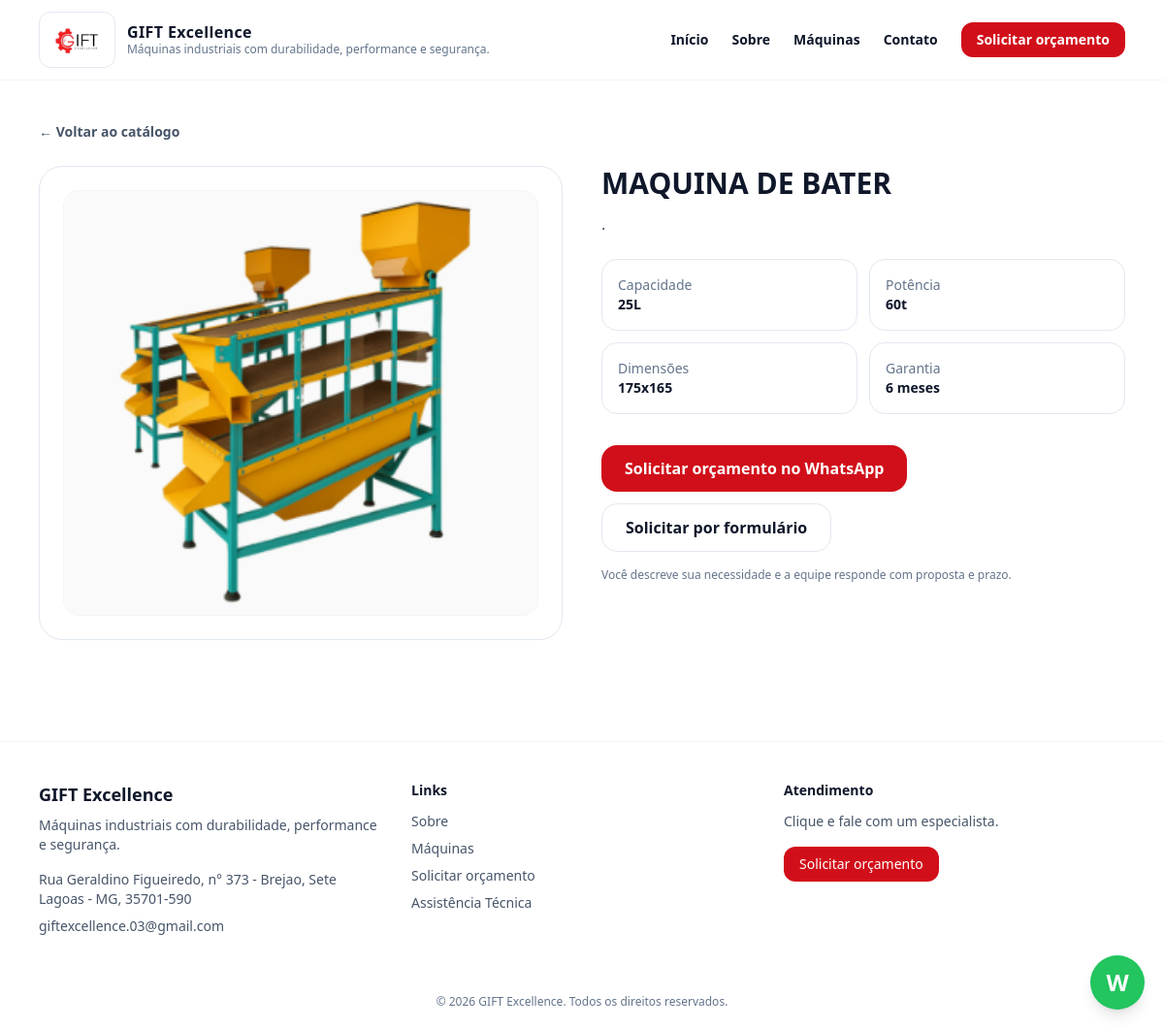
Screenshot of /maquinas/maquina-de-bater/ with the database file from the repository.
### core/models.py (models this page shows, shortened)
class SiteSettings(models.Model):
    site_name = models.CharField(max_length=120, default="GIFT Excellence")
    site_tagline = models.CharField(max_length=200, blank=True)
    whatsapp_number = models.CharField(
        max_length=30,
        blank=True,
        help_text="Somente números com DDI. Ex: 5531999999999",
    )
    contact_phone = models.CharField(max_length=40, blank=True)
    contact_email = models.EmailField(blank=True)
    address_text = models.CharField(max_length=220, blank=True)
    google_maps_embed_url = models.URLField(blank=True)
    updated_at = models.DateTimeField(auto_now=True)
    class Meta:
        verbose_name = "Configurações do Site"
        verbose_name_plural = "Configurações do Site"
    @classmethod
    def get_solo(cls):
        obj, created = cls.objects.get_or_create(pk=1)
        return obj

class Machine(models.Model):
    name = models.CharField(max_length=140)
    slug = models.SlugField(unique=True)
    short_description = models.CharField(max_length=220, blank=True)
    description = models.TextField(blank=True)
    capacity = models.CharField(max_length=120, blank=True)
    power = models.CharField(max_length=120, blank=True)
    dimensions = models.CharField(max_length=140, blank=True)
    warranty = models.CharField(max_length=120, blank=True)
    image = models.ImageField(upload_to="machines/", blank=True, null=True)
    is_featured = models.BooleanField(default=False)
    order = models.PositiveIntegerField(default=0)
    class Meta:
        ordering = ["order", "name"]

### core/views.py (the view)
# urls.py: path("maquinas/<slug:slug>/", views.machine_detail, name="machine_detail"),
def machine_detail(request: HttpRequest, slug: str) -> HttpResponse:
    machine = get_object_or_404(Machine, slug=slug)
    wa = _wa_link(
        f"Olá! Quero solicitar orçamento da máquina: {machine.name}. "
        f"Minha empresa é: ____ / Cidade: ____ / Volume de produção: ____"
    )
    return render(request, "core/machine_detail.html", {"machine": machine, "wa_link": wa})

### core/views.py (called while the page is built)
def _wa_link(text: str) -> str:
    num = getattr(settings, "WHATSAPP_NUMBER", "")
    return f"https://wa.me/{num}?text={quote(text)}" if num else "#"

### templates/core/machine_detail.html
{% extends "base.html" %}
{% block content %}
<section class="max-w-6xl mx-auto px-4 py-10">
  <a href="{% url 'machines' %}" class="text-sm font-bold text-slate-600 hover:text-[var(--brand)]">← Voltar ao catálogo</a>
  <div class="mt-6 grid lg:grid-cols-2 gap-10 items-start">
    <div class="rounded-3xl border border-slate-200 bg-white p-6">
      {% if machine.image %}
        <img src="{{ machine.image.url }}" class="w-full rounded-2xl border border-slate-100" alt="{{ machine.name }}"/>
      {% else %}
        <div class="aspect-[16/10] rounded-2xl bg-slate-50 border border-slate-200 flex items-center justify-center text-sm text-slate-500">
          Sem imagem (adicione no admin).
        </div>
      {% endif %}
    </div>
    <div>
      <h1 class="text-3xl font-black">{{ machine.name }}</h1>
      <p class="mt-3 text-slate-600">{{ machine.description|linebreaksbr }}</p>
      <div class="mt-6 grid sm:grid-cols-2 gap-3 text-sm">
        <div class="p-4 rounded-2xl border border-slate-200 bg-white">
          <div class="text-slate-500">Capacidade</div>
          <div class="font-black">{{ machine.capacity|default:"—" }}</div>
        </div>
        <div class="p-4 rounded-2xl border border-slate-200 bg-white">
          <div class="text-slate-500">Potência</div>
          <div class="font-black">{{ machine.power|default:"—" }}</div>
        </div>
        <div class="p-4 rounded-2xl border border-slate-200 bg-white">
          <div class="text-slate-500">Dimensões</div>
          <div class="font-black">{{ machine.dimensions|default:"—" }}</div>
        </div>
        <div class="p-4 rounded-2xl border border-slate-200 bg-white">
          <div class="text-slate-500">Garantia</div>
          <div class="font-black">{{ machine.warranty|default:"—" }}</div>
        </div>
      </div>
      <div class="mt-8 flex flex-wrap gap-3">
        <a class="px-6 py-3 rounded-2xl btn-primary text-white font-bold" href="{{ wa_link }}">
          Solicitar orçamento no WhatsApp
        </a>
        <a class="px-6 py-3 rounded-2xl border border-slate-200 bg-white font-bold hover:shadow" href="{% url 'request_quote' %}">
          Solicitar por formulário
        </a>
      </div>
      <p class="mt-4 text-xs text-slate-500">
        Você descreve sua necessidade e a equipe responde com proposta e prazo.
      </p>
    </div>
  </div>
</section>
{% endblock %}

### templates/base.html (shortened to what this page needs)
{% load static %}
<!doctype html>
<html lang="pt-br">
<head>
  <script src="https://cdn.tailwindcss.com"></script>
</head>
<body class="bg-white text-slate-900">
  <header class="sticky top-0 z-50 bg-white/90 backdrop-blur border-b border-slate-100">
    <div class="max-w-6xl mx-auto px-4 py-3 flex items-center justify-between">
      <a href="{% url 'home' %}" class="flex items-center gap-3">
        <span class="inline-flex items-center justify-center rounded-xl border border-slate-200 bg-white p-2">
  <img src="{% static 'img/logo.png' %}" alt="{{ SITE_NAME }}" class="h-10 w-auto block" />
</span>
        <div class="leading-tight">
          <div class="font-black tracking-wide">{{ SITE_NAME }}</div>
          <div class="text-xs text-slate-500 hidden sm:block">{{ SITE_TAGLINE }}</div>
        </div>
      </a>
      <nav class="hidden md:flex items-center gap-6 text-sm font-semibold">
        <a class="hover:text-[var(--brand)]" href="{% url 'home' %}">Início</a>
        <a class="hover:text-[var(--brand)]" href="{% url 'about' %}">Sobre</a>
        <a class="hover:text-[var(--brand)]" href="{% url 'machines' %}">Máquinas</a>
        <a class="hover:text-[var(--brand)]" href="{% url 'contact' %}">Contato</a>
        <a class="px-4 py-2 rounded-xl text-white btn-primary" href="{% url 'request_quote' %}">Solicitar orçamento</a>
      </nav>
    </div>
  </header>
  {% block content %}{% endblock %}
  <footer class="mt-16 border-t border-slate-100">
    <div class="max-w-6xl mx-auto px-4 py-10 grid md:grid-cols-3 gap-8">
      <div>
        <div class="font-black text-lg">{{ SITE_NAME }}</div>
        <p class="mt-2 text-sm text-slate-600">{{ SITE_TAGLINE }}</p>
        <p class="mt-4 text-sm text-slate-600">{{ ADDRESS_TEXT }}</p>
        <p class="mt-2 text-sm text-slate-600">{{ CONTACT_EMAIL }}</p>
      </div>
      <div class="text-sm">
        <div class="font-bold">Links</div>
        <div class="mt-3 grid gap-2 text-slate-600">
          <a class="hover:text-[var(--brand)]" href="{% url 'about' %}">Sobre</a>
          <a class="hover:text-[var(--brand)]" href="{% url 'machines' %}">Máquinas</a>
          <a class="hover:text-[var(--brand)]" href="{% url 'request_quote' %}">Solicitar orçamento</a>
          <a class="hover:text-[var(--brand)]" href="/assistencia/">Assistência Técnica</a>
        </div>
      </div>
      <div class="text-sm">
        <div class="font-bold">Atendimento</div>
        <p class="mt-3 text-slate-600">Clique e fale com um especialista.</p>
        <a class="inline-flex mt-4 px-4 py-2 rounded-xl text-white btn-primary" href="{% url 'request_quote' %}">
          Solicitar orçamento
        </a>
      </div>
    </div>
    <div class="py-5 text-center text-xs text-slate-500">
      © {% now "Y" %} {{ SITE_NAME }}. Todos os direitos reservados.
    </div>
  </footer>
  {% if WHATSAPP_NUMBER %}
  <a href="https://wa.me/{{ WHATSAPP_NUMBER }}"
     class="fixed bottom-5 right-5 w-14 h-14 rounded-full bg-green-500 flex items-center justify-center shadow-lg hover:scale-105 transition"
     aria-label="WhatsApp">
    <span class="text-white text-2xl font-black">W</span>
  </a>
  {% endif %}
</body>
</html>

### templates/base.html (style rules this page uses)
:root { --brand:#d10f1a; --brand2:#9b0b12; --ink:#0b0f14; }
.btn-primary { background:var(--brand); }

### rows the page displays
SiteSettings: site_name "GIFT Excellence", address_text "Rua Geraldino Figueiredo, n° 373 - Brejao, Sete Lagoas - MG, 35701-590", contact_email "giftexcellence.03@gmail.com"
Machine: image (picture), name "MAQUINA DE BATER", description ".", capacity "25L", power "60t", dimensions "175x165", warranty "6 meses"

### other values shown
{{ SITE_TAGLINE }} "Máquinas industriais com durabilidade, performance e segurança."
